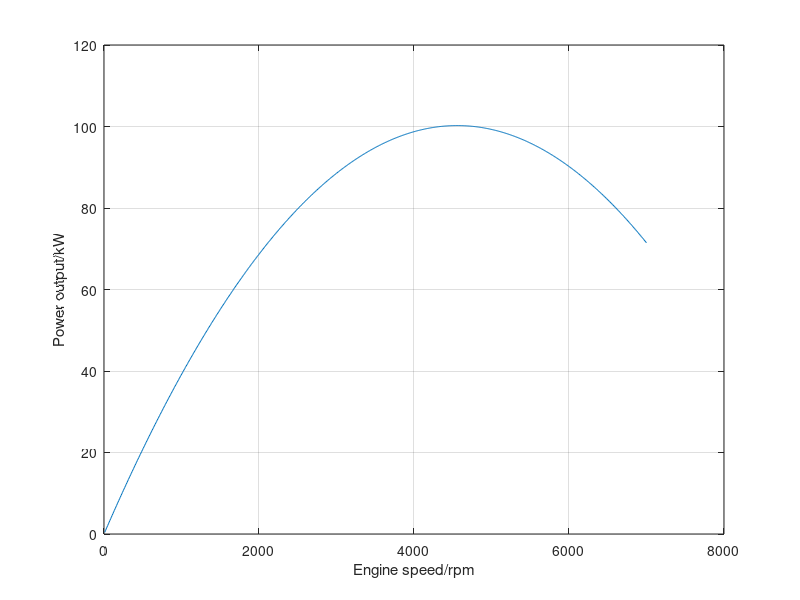
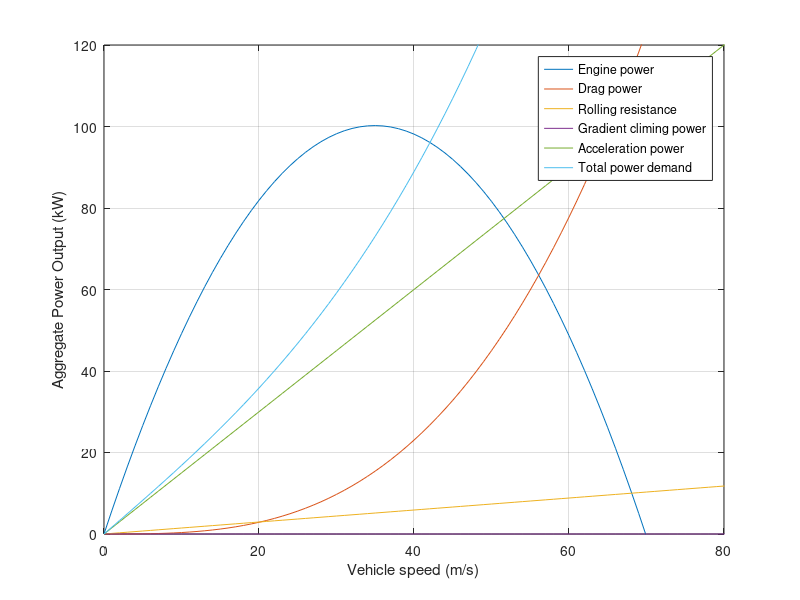
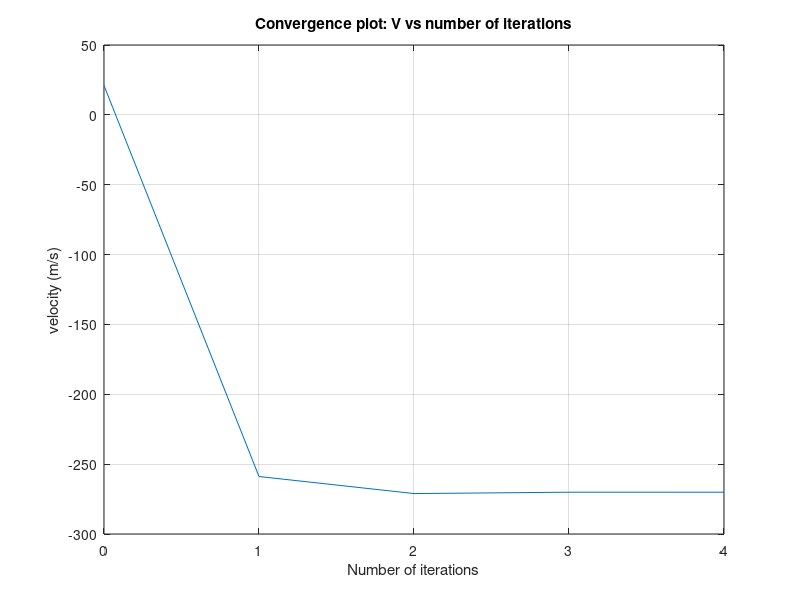
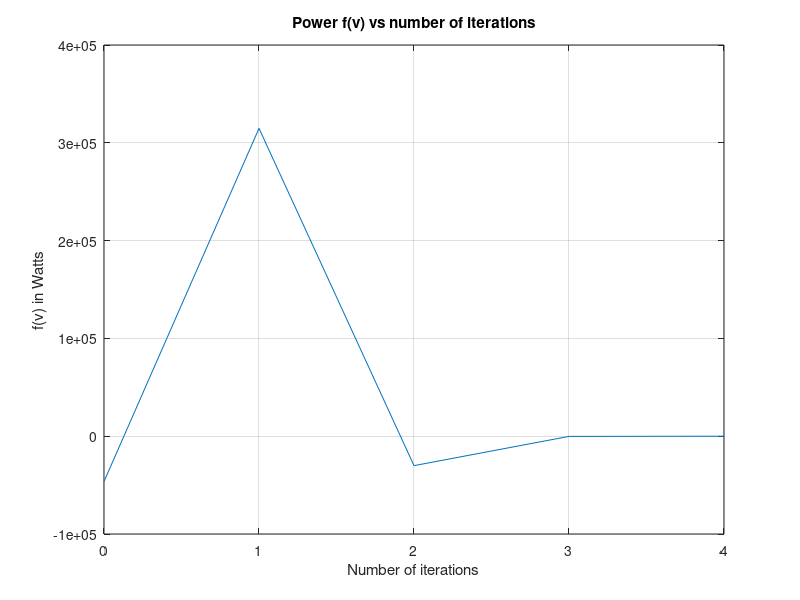

MATLAB code to generate these figures, in order:
% Case study part two
% Car motor power 
clc; clear; close all;
% Initilizing variables      	(Units)
mass = 1500;                	%(kg)
drag_coefficient = 0.30;    	%unitless
frontal_area =  2.0;        	%(m^2)
rolling_resistance = 0.010; 	%unitless
wheel_radius = 0.205;       	%(m)
alpha = 420;                	%(ws/rad)
beta = 0.440;               	%(ws^2/rad^2)
drive_ratio = 3.50;         	%unitless
gear_ratio = 0.80;          	%unitless
gravity = 9.81;             	%(m/s^2)
air_density = 1.2;          	%(kg/m^3)
K = wheel_radius / (drive_ratio * gear_ratio);  %(m)
% Variables that change for each case
degrees2radians = 2*pi/360; 	% constant for unit conversion
theta = 0;                  	%(rad)- initial gradient angle
theta = theta * degrees2radians;% puts theta in desired unit of radians
acceleration = 1;           	% (m/s^2)initial value of acceleration

% Information for plotting first graph
to_rpm = 60 / (2*pi);         % Converts m/s into rpm
watt2kW = 1/1000;           
omega = 1:733;              
engine_power_rpm = ((alpha .* omega) - (beta .* omega.^2));
figure(1)
plot(omega*to_rpm, engine_power_rpm*watt2kW)
ylim([0,120])
xlim([0,8000])
xlabel('Engine speed/rpm')
ylabel('Power output/kW')
grid on
 
%function handles (all units in watts):
power_to_overcome_drag = @(v) drag_coefficient * frontal_area ./ 2 .* air_density .* v.^3;
gravity_component = @(v) mass .* gravity .* sin(theta).* v;
power_to_overcome_rr = @(v) rolling_resistance .* mass .* gravity .* cos(theta) .* v;
max_speed = @(v) mass .* acceleration .* v;
engine_power = @(v) ((alpha .* v ./ K) - (beta .* v.^2 ./ K .^ 2));
power_to_overcome_gradient = @(v) mass * gravity * sin(theta) * v;
acceleration_power = @(v) mass * acceleration * v;
total_power_demand = @(v) gravity_component(v) + power_to_overcome_drag(v) + power_to_overcome_rr(v) + acceleration_power(v);
 
% information for plotting power vs speed
v = 0:100;
figure(2)
v_kph = v * 3.6; % converts m/s to km/h
watt2kW = 1/1000; % conversion of watts to kilowatts

plot(v, engine_power(v)*watt2kW, ...
	v, power_to_overcome_drag(v)*watt2kW, ...
	v, power_to_overcome_rr(v)*watt2kW, ...
	v, power_to_overcome_gradient(v)*watt2kW, ...
	v, acceleration_power(v)*watt2kW, ...
	v, total_power_demand(v)*watt2kW)
legend('Engine power','Drag power','Rolling resistance', ...
    	'Gradient climing power','Acceleration power','Total power demand')
xlabel('Vehicle speed (m/s)')
ylabel('Aggregate Power Output (kW)')
ylim([0,120])
xlim([0,80])
grid on
 
%engine power is:
f = @(v) power_to_overcome_drag(v) + gravity_component(v) + power_to_overcome_rr(v) ...
	+ max_speed(v) - engine_power(v);
 
% derivatives function handles
d_power_to_overcome_drag = @(v) 3 .* drag_coefficient .* frontal_area ./ 2 .* air_density .* v.^2;
d_gravity_component = @(v) mass .* gravity .* sin(theta);
d_power_to_overcome_rr = @(v) rolling_resistance .* mass .* gravity .* cos(theta);
d_max_speed = @(v) mass .* acceleration;
d_engine_power = @(v) ((alpha ./ K) - (2 .* beta .* v ./ K .^ 2));
 
d = @(v) d_power_to_overcome_drag(v) + d_gravity_component(v) + d_power_to_overcome_rr(v) ...
	+ d_max_speed(v) - d_engine_power(v);
 
%initilizing variabels for Newtons Method
N = 20;                               %max number of iterations
x = 21;                               %set up initial guess
tol = 1*exp(-4);
 
%initilizing arrays for Newtons Method
roots_array = zeros();
error_array = zeros();
change_array = zeros();
roots_array(1) = x;
error_array(1) = abs(f(x));
  
%iterations of Newtons Method
for ii = 1: N
	x = x - f(x)/d(x);
	roots_array(ii+1) = x;
	error_array(ii+1) = abs(f(x));
	change_array(ii) = abs(x - roots_array(ii));
	if error_array(ii+1) < tol && change_array(ii) < tol
    	break
	end
end

%plot of approximate roots
figure(3)
plot(0:ii, roots_array)
title('Convergence plot: V vs number of iterations')
xlabel('Number of iterations')
xticks(0: length(roots_array))
ylabel('velocity (m/s)')
grid on
 
%plot of power
figure(4)
plot(0:ii, f(roots_array))
title('Power f(v) vs number of iterations')
xlabel('Number of iterations')
ylabel('f(v) in Watts')
xticks(0: length(roots_array))
ylim = 100;
grid on
